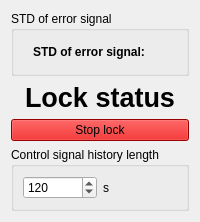
    <widget class="LockStatusPanel" name="lock_status_container" native="true">
     <layout class="QVBoxLayout" name="verticalLayout_2">
      <item>
       <widget class="QGroupBox" name="STD Display box">
        <property name="sizePolicy">
         <sizepolicy hsizetype="Preferred" vsizetype="Fixed">
          <horstretch>0</horstretch>
          <verstretch>0</verstretch>
         </sizepolicy>
        </property>
        <property name="title">
         <string>STD of error signal</string>
        </property>
        <layout class="QVBoxLayout" name="verticalLayout_gpio">
         <item>
          <widget class="QWidget" name="STD_display_widget" native="true">
           <layout class="QHBoxLayout" name="horizontalLayout_gpio">
            <property name="leftMargin">
             <number>10</number>
            </property>
            <property name="topMargin">
             <number>5</number>
            </property>
            <property name="rightMargin">
             <number>10</number>
            </property>
            <property name="bottomMargin">
             <number>5</number>
            </property>
            <item>
             <widget class="QLabel" name="std_display">
              <property name="font">
               <font>
                <weight>75</weight>
                <bold>true</bold>
               </font>
              </property>
              <property name="toolTip">
               <string>STD error output</string>
              </property>
              <property name="text">
               <string>STD of error signal: </string>
              </property>
             </widget>
            </item>
           </layout>
          </widget>
         </item>
        </layout>
       </widget>
      </item>
      <item>
       <widget class="QLabel" name="lock_status">
        <property name="sizePolicy">
         <sizepolicy hsizetype="Preferred" vsizetype="Fixed">
          <horstretch>0</horstretch>
          <verstretch>0</verstretch>
         </sizepolicy>
        </property>
        <property name="font">
         <font>
          <pointsize>20</pointsize>
          <weight>75</weight>
          <bold>true</bold>
         </font>
        </property>
        <property name="text">
         <string>Lock status</string>
        </property>
        <property name="alignment">
         <set>Qt::AlignCenter</set>
        </property>
        <property name="wordWrap">
         <bool>true</bool>
        </property>
       </widget>
      </item>
      <item>
       <widget class="QPushButton" name="stop_lock">
        <property name="palette">
         <palette>
          <active>
           <colorrole role="WindowText">
            <brush brushstyle="SolidPattern">
             <color alpha="255">
              <red>0</red>
              <green>0</green>
              <blue>0</blue>
             </color>
            </brush>
           </colorrole>
           <colorrole role="Button">
            <brush brushstyle="SolidPattern">
             <color alpha="255">
              <red>212</red>
              <green>0</green>
              <blue>0</blue>
             </color>
            </brush>
           </colorrole>
           <colorrole role="Light">
            <brush brushstyle="SolidPattern">
             <color alpha="255">
              <red>255</red>
              <green>255</green>
              <blue>255</blue>
             </color>
            </brush>
           </colorrole>
           <colorrole role="Midlight">
            <brush brushstyle="SolidPattern">
             <color alpha="255">
              <red>246</red>
              <green>245</green>
              <blue>244</blue>
             </color>
            </brush>
           </colorrole>
           <colorrole role="Dark">
            <brush brushstyle="SolidPattern">
             <color alpha="255">
              <red>118</red>
              <green>117</green>
              <blue>116</blue>
             </color>
            </brush>
           </colorrole>
           <colorrole role="Mid">
            <brush brushstyle="SolidPattern">
             <color alpha="255">
              <red>158</red>
              <green>157</green>
              <blue>155</blue>
             </color>
            </brush>
           </colorrole>
           <colorrole role="Text">
            <brush brushstyle="SolidPattern">
             <color alpha="255">
              <red>0</red>
              <green>0</green>
              <blue>0</blue>
             </color>
            </brush>
           </colorrole>
           <colorrole role="BrightText">
            <brush brushstyle="SolidPattern">
             <color alpha="255">
              <red>255</red>
              <green>255</green>
              <blue>255</blue>
             </color>
            </brush>
           </colorrole>
           <colorrole role="ButtonText">
            <brush brushstyle="SolidPattern">
             <color alpha="255">
              <red>0</red>
              <green>0</green>
              <blue>0</blue>
             </color>
            </brush>
           </colorrole>
           <colorrole role="Base">
            <brush brushstyle="SolidPattern">
             <color alpha="255">
              <red>212</red>
              <green>0</green>
              <blue>0</blue>
             </color>
            </brush>
           </colorrole>
           <colorrole role="Window">
            <brush brushstyle="SolidPattern">
             <color alpha="255">
              <red>212</red>
              <green>0</green>
              <blue>0</blue>
             </color>
            </brush>
           </colorrole>
           <colorrole role="Shadow">
            <brush brushstyle="SolidPattern">
             <color alpha="255">
              <red>0</red>
              <green>0</green>
              <blue>0</blue>
             </color>
            </brush>
           </colorrole>
           <colorrole role="AlternateBase">
            <brush brushstyle="SolidPattern">
             <color alpha="255">
              <red>246</red>
              <green>245</green>
              <blue>244</blue>
             </color>
            </brush>
           </colorrole>
           <colorrole role="ToolTipBase">
            <brush brushstyle="SolidPattern">
             <color alpha="255">
              <red>255</red>
              <green>255</green>
              <blue>220</blue>
             </color>
            </brush>
           </colorrole>
           <colorrole role="ToolTipText">
            <brush brushstyle="SolidPattern">
             <color alpha="255">
              <red>0</red>
              <green>0</green>
              <blue>0</blue>
             </color>
            </brush>
           </colorrole>
          </active>
          <inactive>
           <colorrole role="WindowText">
            <brush brushstyle="SolidPattern">
             <color alpha="255">
              <red>0</red>
              <green>0</green>
              <blue>0</blue>
             </color>
            </brush>
           </colorrole>
           <colorrole role="Button">
            <brush brushstyle="SolidPattern">
             <color alpha="255">
              <red>212</red>
              <green>0</green>
              <blue>0</blue>
             </color>
            </brush>
           </colorrole>
           <colorrole role="Light">
            <brush brushstyle="SolidPattern">
             <color alpha="255">
              <red>255</red>
              <green>255</green>
              <blue>255</blue>
             </color>
            </brush>
           </colorrole>
           <colorrole role="Midlight">
            <brush brushstyle="SolidPattern">
             <color alpha="255">
              <red>246</red>
              <green>245</green>
              <blue>244</blue>
             </color>
            </brush>
           </colorrole>
           <colorrole role="Dark">
            <brush brushstyle="SolidPattern">
             <color alpha="255">
              <red>118</red>
              <green>117</green>
              <blue>116</blue>
             </color>
            </brush>
           </colorrole>
           <colorrole role="Mid">
            <brush brushstyle="SolidPattern">
             <color alpha="255">
              <red>158</red>
              <green>157</green>
              <blue>155</blue>
             </color>
            </brush>
           </colorrole>
           <colorrole role="Text">
            <brush brushstyle="SolidPattern">
             <color alpha="255">
              <red>0</red>
              <green>0</green>
              <blue>0</blue>
             </color>
            </brush>
           </colorrole>
           <colorrole role="BrightText">
            <brush brushstyle="SolidPattern">
             <color alpha="255">
              <red>255</red>
              <green>255</green>
              <blue>255</blue>
             </color>
            </brush>
           </colorrole>
           <colorrole role="ButtonText">
            <brush brushstyle="SolidPattern">
             <color alpha="255">
              <red>0</red>
              <green>0</green>
              <blue>0</blue>
             </color>
            </brush>
           </colorrole>
           <colorrole role="Base">
            <brush brushstyle="SolidPattern">
             <color alpha="255">
              <red>212</red>
              <green>0</green>
              <blue>0</blue>
             </color>
            </brush>
           </colorrole>
           <colorrole role="Window">
            <brush brushstyle="SolidPattern">
             <color alpha="255">
              <red>212</red>
              <green>0</green>
              <blue>0</blue>
             </color>
            </brush>
           </colorrole>
           <colorrole role="Shadow">
            <brush brushstyle="SolidPattern">
             <color alpha="255">
              <red>0</red>
              <green>0</green>
              <blue>0</blue>
             </color>
            </brush>
           </colorrole>
           <colorrole role="AlternateBase">
            <brush brushstyle="SolidPattern">
             <color alpha="255">
              <red>246</red>
              <green>245</green>
              <blue>244</blue>
             </color>
            </brush>
           </colorrole>
           <colorrole role="ToolTipBase">
            <brush brushstyle="SolidPattern">
             <color alpha="255">
              <red>255</red>
              <green>255</green>
              <blue>220</blue>
             </color>
            </brush>
           </colorrole>
           <colorrole role="ToolTipText">
            <brush brushstyle="SolidPattern">
             <color alpha="255">
              <red>0</red>
              <green>0</green>
              <blue>0</blue>
             </color>
            </brush>
           </colorrole>
          </inactive>
          <disabled>
           <colorrole role="WindowText">
            <brush brushstyle="SolidPattern">
             <color alpha="255">
              <red>118</red>
              <green>117</green>
              <blue>116</blue>
             </color>
            </brush>
           </colorrole>
           <colorrole role="Button">
            <brush brushstyle="SolidPattern">
             <color alpha="255">
              <red>212</red>
              <green>0</green>
              <blue>0</blue>
             </color>
            </brush>
           </colorrole>
           <colorrole role="Light">
            <brush brushstyle="SolidPattern">
             <color alpha="255">
              <red>255</red>
              <green>255</green>
              <blue>255</blue>
             </color>
            </brush>
           </colorrole>
           <colorrole role="Midlight">
            <brush brushstyle="SolidPattern">
             <color alpha="255">
              <red>246</red>
              <green>245</green>
              <blue>244</blue>
             </color>
            </brush>
           </colorrole>
           <colorrole role="Dark">
            <brush brushstyle="SolidPattern">
             <color alpha="255">
              <red>118</red>
              <green>117</green>
              <blue>116</blue>
             </color>
            </brush>
           </colorrole>
           <colorrole role="Mid">
            <brush brushstyle="SolidPattern">
             <color alpha="255">
              <red>158</red>
              <green>157</green>
              <blue>155</blue>
             </color>
            </brush>
           </colorrole>
           <colorrole role="Text">
            <brush brushstyle="SolidPattern">
             <color alpha="255">
              <red>118</red>
              <green>117</green>
              <blue>116</blue>
             </color>
            </brush>
           </colorrole>
           <colorrole role="BrightText">
            <brush brushstyle="SolidPattern">
             <color alpha="255">
              <red>255</red>
              <green>255</green>
              <blue>255</blue>
             </color>
            </brush>
           </colorrole>
           <colorrole role="ButtonText">
            <brush brushstyle="SolidPattern">
             <color alpha="255">
              <red>118</red>
              <green>117</green>
              <blue>116</blue>
             </color>
            </brush>
           </colorrole>
           <colorrole role="Base">
            <brush brushstyle="SolidPattern">
             <color alpha="255">
              <red>212</red>
              <green>0</green>
              <blue>0</blue>
             </color>
            </brush>
           </colorrole>
           <colorrole role="Window">
            <brush brushstyle="SolidPattern">
             <color alpha="255">
              <red>212</red>
              <green>0</green>
              <blue>0</blue>
             </color>
            </brush>
           </colorrole>
           <colorrole role="Shadow">
            <brush brushstyle="SolidPattern">
             <color alpha="255">
              <red>0</red>
              <green>0</green>
              <blue>0</blue>
             </color>
            </brush>
           </colorrole>
           <colorrole role="AlternateBase">
            <brush brushstyle="SolidPattern">
             <color alpha="255">
              <red>237</red>
              <green>235</green>
              <blue>233</blue>
             </color>
            </brush>
           </colorrole>
           <colorrole role="ToolTipBase">
            <brush brushstyle="SolidPattern">
             <color alpha="255">
              <red>255</red>
              <green>255</green>
              <blue>220</blue>
             </color>
            </brush>
           </colorrole>
           <colorrole role="ToolTipText">
            <brush brushstyle="SolidPattern">
             <color alpha="255">
              <red>0</red>
              <green>0</green>
              <blue>0</blue>
             </color>
            </brush>
           </colorrole>
          </disabled>
         </palette>
        </property>
        <property name="styleSheet">
         <string notr="true">background-color: #d40000;</string>
        </property>
        <property name="text">
         <string>Stop lock</string>
        </property>
       </widget>
      </item>
      <item>
       <widget class="QGroupBox" name="groupBox_8">
        <property name="sizePolicy">
         <sizepolicy hsizetype="Preferred" vsizetype="Fixed">
          <horstretch>0</horstretch>
          <verstretch>0</verstretch>
         </sizepolicy>
        </property>
        <property name="title">
         <string>Control signal history length</string>
        </property>
        <layout class="QHBoxLayout" name="horizontalLayout_9">
         <item>
          <widget class="QSpinBox" name="control_signal_history_length">
           <property name="minimum">
            <number>10</number>
           </property>
           <property name="maximum">
            <number>100000</number>
           </property>
           <property name="singleStep">
            <number>60</number>
           </property>
           <property name="value">
            <number>120</number>
           </property>
          </widget>
         </item>
         <item>
          <widget class="QLabel" name="label_4">
           <property name="text">
            <string>s</string>
           </property>
          </widget>
         </item>
        </layout>
       </widget>
      </item>
     </layout>
    </widget>
